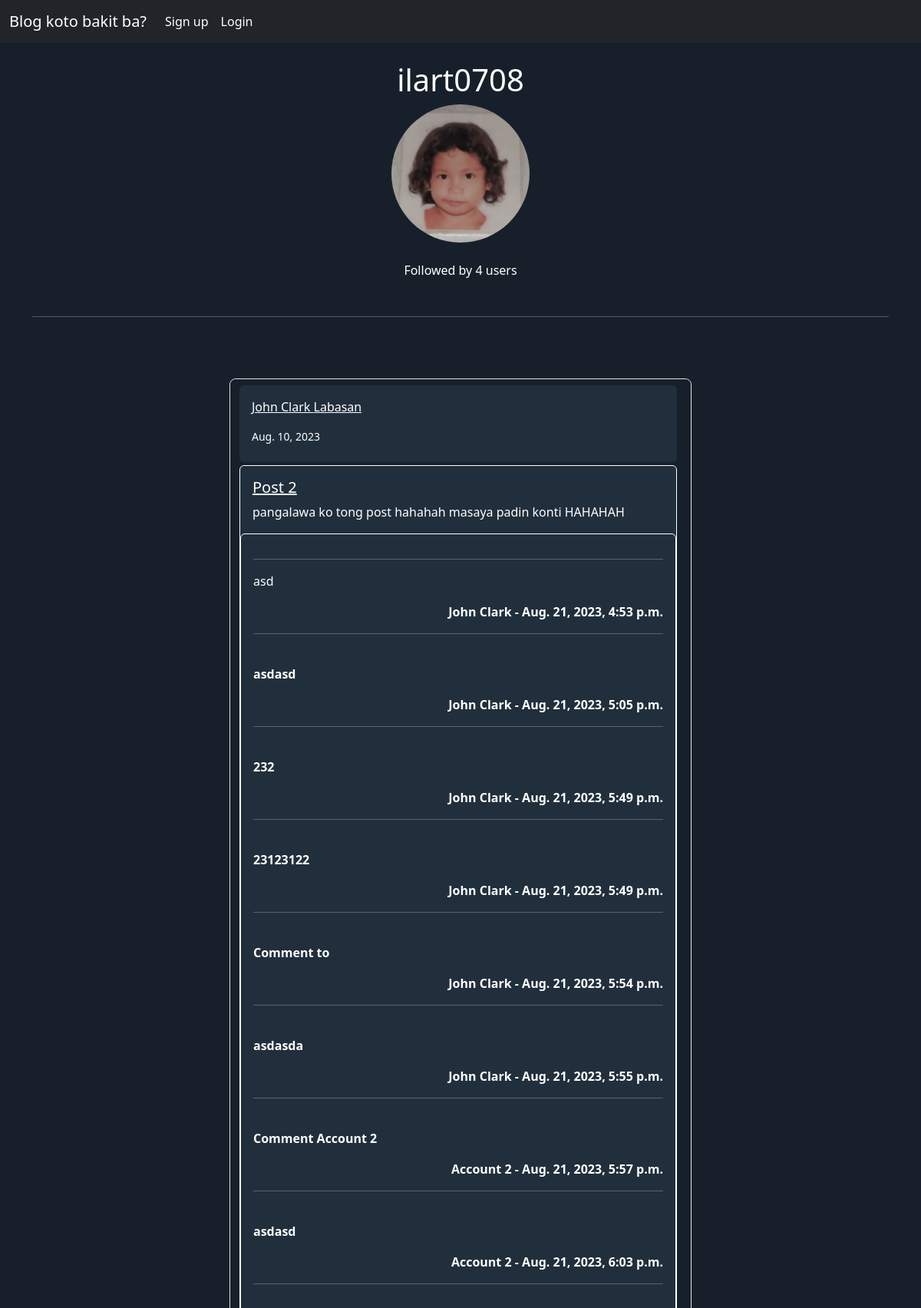
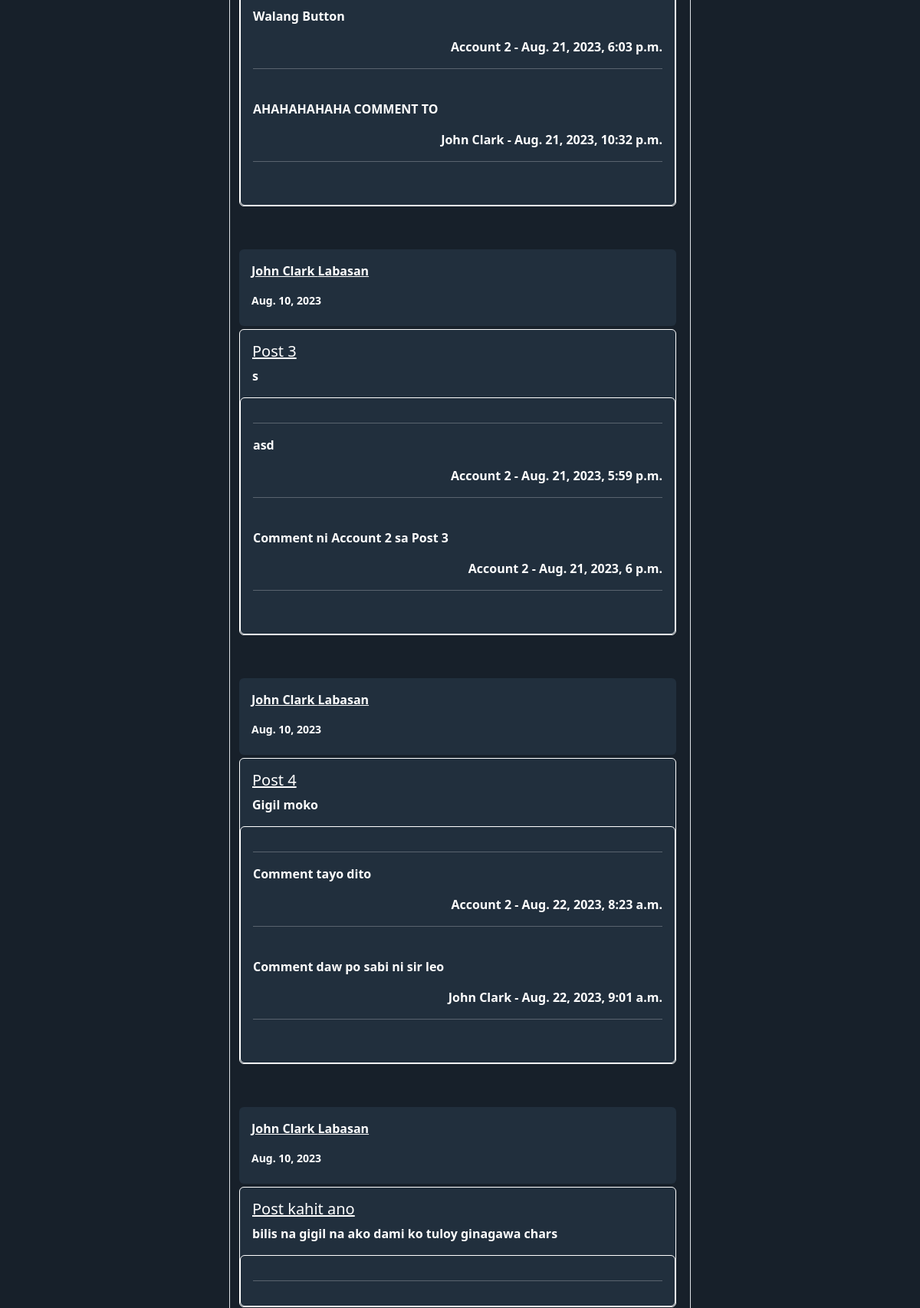
/members/1/profile/ (upper part), run on the app's committed database (2 pictures, top to bottom).
### theblog/models.py (models this page shows, shortened)
class Profile(models.Model):
    user = models.OneToOneField(User, null=True, on_delete=models.CASCADE) #One to One profile.user > User
    profile_pic = models.ImageField(null=True,blank=True, upload_to="members/images/profile/")
    follower = models.ManyToManyField(User,related_name="follows")
    def total_followers(self):
        return self.follower.count()
    def __str__(self):
        return str(self.user)

class Post(models.Model): #1
    title = models.CharField(max_length=255)
    header_image = models.ImageField(null=True,blank=True, upload_to="images/")
    title_tag = models.CharField(max_length=255)
    author = models.ForeignKey(User, on_delete=models.CASCADE) # delete all the blogpost of a user when user is deleted
    category = models.CharField(max_length=255,default='coding')
    body = RichTextField(blank=True, null=True)
    post_date = models.DateField(auto_now_add=True)

class Comments(models.Model):
    post = models.ForeignKey(Post, related_name="comments", on_delete=models.CASCADE) #1
    name = models.CharField(max_length=255) #User
    body = models.TextField()
    date_added = models.DateTimeField(auto_now_add=True)

### members/views.py (the view)
# urls.py: path('<int:pk>/profile/', ShowProfilePageView.as_view(), name="show_profile"),
class ShowProfilePageView(DetailView):
    model = Profile
    template_name = 'registration/user_profile.html'
    def get_context_data(self,*args, **kwargs):
        context = super(ShowProfilePageView, self).get_context_data(*args, **kwargs)
        page_user = get_object_or_404(Profile, id=self.kwargs['pk'])
        follows = get_object_or_404(Profile, id=self.kwargs['pk'])
        total_followers = follows.total_followers()
        followed = False
        if follows.follower.filter(id=self.request.user.id).exists():
            followed = True
        posts = Post.objects.filter(author=page_user.user) #pageuser.user
        context["posts"] = posts
        context["total_followers"] = total_followers
        context["page_user"] = page_user
        context["followed"] = followed
        return context

### members/templates/registration/user_profile.html (shortened to what this page needs)
{% extends "base.html" %}
{% load static %}
{% block content%}
<body style="background-color: #17202A;">
{% if page_user.profile_pic %}
<div class="d-flex justify-content-start align-items-center flex-column">
  <h1> {{page_user}} </h1>
<a href="{% url 'members:change_picture' page_user.id  %}"><img  src="{{page_user.profile_pic.url}}" alt="..." class="rounded-circle"
style="width: 180px; height: 180px;"></a>
<br>
<p> Followed by {{ total_followers }} users</p>
</div>
<hr>
<br/>
<br/>
{% endif%}
<div class="container d-flex justify-content-center align-items-center flex-column mt-3" >
  <div class="d-flex justify-content-center align-items-center flex-column border rounded-3" style="background-color: #212F3D;border-color: white; width:602px">
  <div class="container rounded-3" style=" background-color: #17202A; width:600px; border-color: red;">
  {% for post in posts %}
  <div class="input-group d-flex justify-content-between mb-1 mt-2 rounded" style="border-color: white;background-color: #212F3D; height: 100px; width:570px;">
      <div class="m-3 rounded">
      <a href="{% url 'members:show_profile' post.author.id %}"> <p>{{post.author.first_name}} {{post.author.last_name}}</p> </a>
      <small>{{post.post_date}}</small>
      </div>
  </div>
  <div class="card" style="background-color: #212F3D; width: 570px;  border-color: white;">
      <div class="card-body rounded-top">
        <h5 class="card-title"><a href="{% url 'post:article-detail' post.pk %}">{{post.title}}
        </a>
        </h5>
        <p class="card-text">{{post.body | safe}} </p>
      </div>
      <div class="card  rounded-bottom"style="background-color: #212F3D; border-color: white;">
          <div class="card-body rounded-bottom">
              {% if not post.comments.all %}
                  <hr>
              {% else %}
              <hr>
              {% for comment in post.comments.all %}
                  <div class="flex-column">
                  <p>{{comment.body }}</p>
                  <div class="d-flex justify-content-end">
                  <strong>{{comment.name }} - {{comment.date_added }}</stong>
                  </div>
                 </div>
                  <hr>
                  <br>
              {% endfor %}
              {% endif %}
          </div>
        </div>
    </div>
          <br/>
          <br/>
  {% endfor %}
  </div>
  </div>
      </div>
  </div>
</body>
{% endblock %}

### theblog/templates/base.html (shortened to what this page needs)
<html lang="en">
  <head>
    <link href="https://cdn.jsdelivr.net/npm/bootstrap@5.3.1/dist/css/bootstrap.min.css" rel="stylesheet">
    {% load static %}
    <link rel="stylesheet" type="text/css" href="{% static '/design/styles.css' %}">
  </head>
  <body>
{% if user.is_authenticated %}
<div class="container-fluid"  style="background-color: #212F3D;">
  <div class="row">
    <div class="col-sm-3">
      <div class="d-flex flex-row">
        <div class="my-2 mx-1">
          <a href="{% url 'post:home' %}"><img  src="{% static 'theblog/images/logo.jpg'%}" alt="..." class="rounded-circle"
            style="width: 40px; height: 40px;"></a>
        </div>
        <div class="">
        <form class="form-inline my-2 my-lg-0" method="POST" action="{% url 'post:search_user' %}">
          {% csrf_token %}
          <input class="form-control mx-1 my-2" type="search" name="searched" placeholder="Search" aria-label="Search">
          </div>
          <div class="">
          <button class="btn btn-outline-secondary mx-2 mb-2 my-2" type="submit">
            <svg xmlns="http://www.w3.org/2000/svg" width="16" height="24" fill="currentColor" class="bi bi-search" viewBox="0 0 16 16">
              <path d="M11.742 10.344a6.5 6.5 0 1 0-1.397 1.398h-.001c.03.04.062.078.098.115l3.85 3.85a1 1 0 0 0 1.415-1.414l-3.85-3.85a1.007 1.007 0 0 0-.115-.1zM12 6.5a5.5 5.5 0 1 1-11 0 5.5 5.5 0 0 1 11 0z"/>
            </svg>
          </button>
        </div>
        </form>
      </div>
    </div>
    <div class="col-sm">
        <div class="container d-flex justify-content-center">
            <div class="row">
              <div class="col-sm-4 my-2 "><button type="button" class="btn btn-outline-secondary mx-4"> <a class="navbar-brand  " href="{% url 'post:home' %}">
                <svg xmlns="http://www.w3.org/2000/svg" width="40" height="24" fill="currentColor" class="bi bi-house" viewBox="0 0 16 16">
                  <path d="M8.707 1.5a1 1 0 0 0-1.414 0L.646 8.146a.5.5 0 0 0 .708.708L2 8.207V13.5A1.5 1.5 0 0 0 3.5 15h9a1.5 1.5 0 0 0 1.5-1.5V8.207l.646.647a.5.5 0 0 0 .708-.708L13 5.793V2.5a.5.5 0 0 0-.5-.5h-1a.5.5 0 0 0-.5.5v1.293L8.707 1.5ZM13 7.207V13.5a.5.5 0 0 1-.5.5h-9a.5.5 0 0 1-.5-.5V7.207l5-5 5 5Z"/>
                </svg>
              </a>
              </button></div>
              <div class="col-sm-4 my-2 "><button type="button" class="btn btn-outline-secondary mx-4"> <a class="nav-link" href="{%  url 'post:add_post' %}">
                <svg xmlns="http://www.w3.org/2000/svg" width="40" height="24" fill="currentColor" class="bi bi-pencil-square" viewBox="0 0 16 16">
                  <path d="M15.502 1.94a.5.5 0 0 1 0 .706L14.459 3.69l-2-2L13.502.646a.5.5 0 0 1 .707 0l1.293 1.293zm-1.75 2.456-2-2L4.939 9.21a.5.5 0 0 0-.121.196l-.805 2.414a.25.25 0 0 0 .316.316l2.414-.805a.5.5 0 0 0 .196-.12l6.813-6.814z"/>
                  <path fill-rule="evenodd" d="M1 13.5A1.5 1.5 0 0 0 2.5 15h11a1.5 1.5 0 0 0 1.5-1.5v-6a.5.5 0 0 0-1 0v6a.5.5 0 0 1-.5.5h-11a.5.5 0 0 1-.5-.5v-11a.5.5 0 0 1 .5-.5H9a.5.5 0 0 0 0-1H2.5A1.5 1.5 0 0 0 1 2.5v11z"/>
                </svg>
                </a>
              </button></div>
              <div class="col-sm-4 my-2 "><button type="button" class="btn btn-outline-secondary mx-4">
                <svg xmlns="http://www.w3.org/2000/svg" width="40" height="24" fill="currentColor" class="bi bi-display" viewBox="0 0 16 16">
                  <path d="M0 4s0-2 2-2h12s2 0 2 2v6s0 2-2 2h-4c0 .667.083 1.167.25 1.5H11a.5.5 0 0 1 0 1H5a.5.5 0 0 1 0-1h.75c.167-.333.25-.833.25-1.5H2s-2 0-2-2V4zm1.398-.855a.758.758 0 0 0-.254.302A1.46 1.46 0 0 0 1 4.01V10c0 .325.078.502.145.602.07.105.17.188.302.254a1.464 1.464 0 0 0 .538.143L2.01 11H14c.325 0 .502-.078.602-.145a.758.758 0 0 0 .254-.302 1.464 1.464 0 0 0 .143-.538L15 9.99V4c0-.325-.078-.502-.145-.602a.757.757 0 0 0-.302-.254A1.46 1.46 0 0 0 13.99 3H2c-.325 0-.502.078-.602.145z"/>
                </svg>
              </button></div>
            </div>
      </div>
    </div>
    <div class="col-sm-3">
      <div class="container d-flex justify-content-end mt-2">
        {% if user.profile.profile_pic.url %}
        <a href="{% url 'members:show_profile' user.id %}"><img  src="{{user.profile.profile_pic.url}}" alt="..." class="mx-2 rounded-circle"
          style="width: 40px; height: 40px;"></a>
        <div class="dropdown">
          <svg xmlns="http://www.w3.org/2000/svg" width="40" height="40" fill="currentColor" class="bi bi-person-lines-fill" viewBox="0 0 16 16"class=" dropdown-toggle rounded-circle"  type="button" data-bs-toggle="dropdown" aria-expanded="false">
            <path d="M6 8a3 3 0 1 0 0-6 3 3 0 0 0 0 6zm-5 6s-1 0-1-1 1-4 6-4 6 3 6 4-1 1-1 1H1zM11 3.5a.5.5 0 0 1 .5-.5h4a.5.5 0 0 1 0 1h-4a.5.5 0 0 1-.5-.5zm.5 2.5a.5.5 0 0 0 0 1h4a.5.5 0 0 0 0-1h-4zm2 3a.5.5 0 0 0 0 1h2a.5.5 0 0 0 0-1h-2zm0 3a.5.5 0 0 0 0 1h2a.5.5 0 0 0 0-1h-2z"/>
          </svg>
          <ul class=" dropdown-menu" style="background-color: #212F3D;">
            <li><a class="dropdown-item" href="{%  url 'members:update_profile' %}">Settings</a></li>
            <li><a class="dropdown-item" href="{%  url 'logout' %}">Logout</a></li>
          </ul>
        </div>
        {%else%}
        <div class="dropdown">
          <svg xmlns="http://www.w3.org/2000/svg" width="40" height="40" fill="currentColor" class="bi bi-person-lines-fill" viewBox="0 0 16 16"class=" dropdown-toggle rounded-circle"  type="button" data-bs-toggle="dropdown" aria-expanded="false">
            <path d="M6 8a3 3 0 1 0 0-6 3 3 0 0 0 0 6zm-5 6s-1 0-1-1 1-4 6-4 6 3 6 4-1 1-1 1H1zM11 3.5a.5.5 0 0 1 .5-.5h4a.5.5 0 0 1 0 1h-4a.5.5 0 0 1-.5-.5zm.5 2.5a.5.5 0 0 0 0 1h4a.5.5 0 0 0 0-1h-4zm2 3a.5.5 0 0 0 0 1h2a.5.5 0 0 0 0-1h-2zm0 3a.5.5 0 0 0 0 1h2a.5.5 0 0 0 0-1h-2z"/>
          </svg>
      <ul class=" dropdown-menu" style="background-color: #212F3D;">
        <li><a class="dropdown-item" href="{%  url 'members:create_profile' %}">CreateProfile</a></li>
        <li><a class="dropdown-item" href="{%  url 'logout' %}">Logout</a></li>
      </ul>
    </div>
        {%endif%}
      </div>
    </div>
  </div>
</div>
{% else %}
<nav class="navbar navbar-expand-lg navbar-dark bg-dark">
  <div class="container-fluid">
    <a class="navbar-brand" href="{% url 'post:home' %}">Blog koto bakit ba?</a>
    <div class="collapse navbar-collapse" id="navbarSupportedContent">
      <ul class="navbar-nav me-auto mb-2 mb-lg-0">
        <li class="nav-item">
          <a class="nav-link" href="{%  url 'members:register' %}">Sign up</a>
        </li>
          <li class="nav-item">
          <a class="nav-link" href="{%  url 'login' %}">Login</a>
        </li>
      </ul>
    </div>
  </div>
</nav>
{% endif %}
    <br/>
    <div class="container">
    {% block content%}
    {% endblock %}
  </body>
</html>

### data on the page
Profile: user.username "ilart0708", profile_pic (picture)
Post: author.first_name "John Clark", author.last_name "Labasan", post_date "Aug. 10, 2023", title "Post 2", body "pangalawa ko tong post hahahah masaya padin konti HAHAHAH"
Comments: body "asd", name "John Clark", date_added "Aug. 21, 2023, 4:53 p.m."
Comments: body "asdasd", name "John Clark", date_added "Aug. 21, 2023, 5:05 p.m."
Comments: body "232", name "John Clark", date_added "Aug. 21, 2023, 5:49 p.m."
Comments: body "23123122", name "John Clark", date_added "Aug. 21, 2023, 5:49 p.m."
Comments: body "Comment to", name "John Clark", date_added "Aug. 21, 2023, 5:54 p.m."
Comments: body "asdasda", name "John Clark", date_added "Aug. 21, 2023, 5:55 p.m."
Comments: body "Comment Account 2", name "Account 2", date_added "Aug. 21, 2023, 5:57 p.m."
Comments: body "asdasd", name "Account 2", date_added "Aug. 21, 2023, 6:03 p.m."
Comments: body "Walang Button", name "Account 2", date_added "Aug. 21, 2023, 6:03 p.m."
Comments: body "AHAHAHAHAHA COMMENT TO", name "John Clark", date_added "Aug. 21, 2023, 10:32 p.m."
Post: author.first_name "John Clark", author.last_name "Labasan", post_date "Aug. 10, 2023", title "Post 3", body "s"
Comments: body "asd", name "Account 2", date_added "Aug. 21, 2023, 5:59 p.m."
Comments: body "Comment ni Account 2 sa Post 3", name "Account 2", date_added "Aug. 21, 2023, 6 p.m."
Post: author.first_name "John Clark", author.last_name "Labasan", post_date "Aug. 10, 2023", title "Post 4", body "Gigil moko"
Comments: body "Comment tayo dito", name "Account 2", date_added "Aug. 22, 2023, 8:23 a.m."
Comments: body "Comment daw po sabi ni sir leo", name "John Clark", date_added "Aug. 22, 2023, 9:01 a.m."
Post: author.first_name "John Clark", author.last_name "Labasan", post_date "Aug. 10, 2023", title "Post kahit ano", body "bilis na gigil na ako dami ko tuloy ginagawa chars"

### other printed values
{{ total_followers }} "4"
